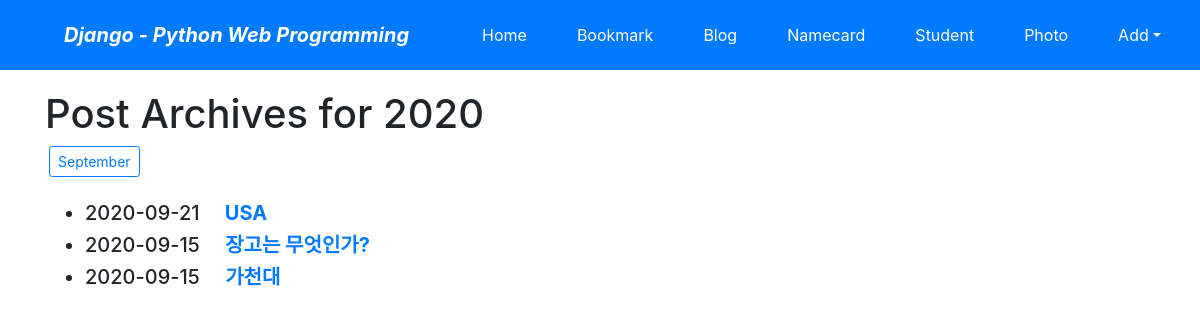
Before: /blog/archive/2020/ with the older database file.
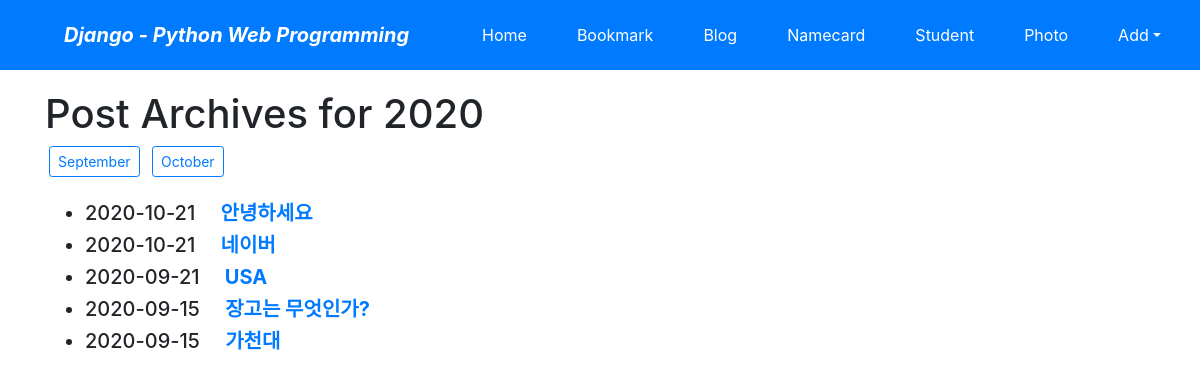
After: the same page with the newer database file.
### blog/models.py (models this page shows, shortened)
class Post(models.Model):
    title = models.CharField(verbose_name='TITLE', max_length=50)
    slug = models.SlugField('SLUG', unique=True, allow_unicode=True, help_text='one word for title alias.')
    description = models.CharField('DESCRIPTION', max_length=100, blank=True, help_text='simple description text.')
    content = models.TextField('CONTENT')
    create_dt = models.DateTimeField('CREATE DATE', auto_now_add=True)
    modify_dt = models.DateTimeField('MODIFY DATE', auto_now=True)
    owner = models.ForeignKey(User,on_delete=models.CASCADE,verbose_name='OWNER',blank=True,null=True) # 추가
    class Meta:
        verbose_name = 'post'
        verbose_name_plural = 'posts'
        db_table = 'blog_posts'
        ordering = ('-modify_dt',)
    def get_absolute_url(self):
        return reverse('blog:post_detail', args=(self.slug,))

### blog/views.py (the view)
# urls.py: path('archive/<int:year>/', views.PostYAV.as_view(), name='post_year_archive'),
class PostYAV(YearArchiveView):
    model = Post
    date_field = 'modify_dt'
    make_object_list = True

### blog/templates/blog/post_archive_year.html (shortened to what this page needs)
{% extends "base.html" %}
{% block content %}
    <h1>Post Archives for {{ year|date:"Y" }}</h1>
    {% for date in date_list %}
    <a href="{% url 'blog:post_month_archive' date|date:'Y' date|date:'b' %}"
       class="btn btn-outline-primary btn-sm mx-1">
        {{ date|date:"F" }}</a>
    {% endfor %}
    <br><br>
    <div>
        <ul>
            {% for post in object_list %}
            <li class="h5">
                {{ post.modify_dt|date:"Y-m-d" }}&emsp;
                <a href="{{ post.get_absolute_url }}"><strong>{{ post.title }}</strong></a>
            </li>
            {% endfor %}
        </ul>
    </div>
{% endblock %}

Changed rows visible on the page:
added Post: modify_dt "2020-10-21", title "안녕하세요"
added Post: modify_dt "2020-10-21", title "네이버"
Other visible differences:
new list line: "October"
